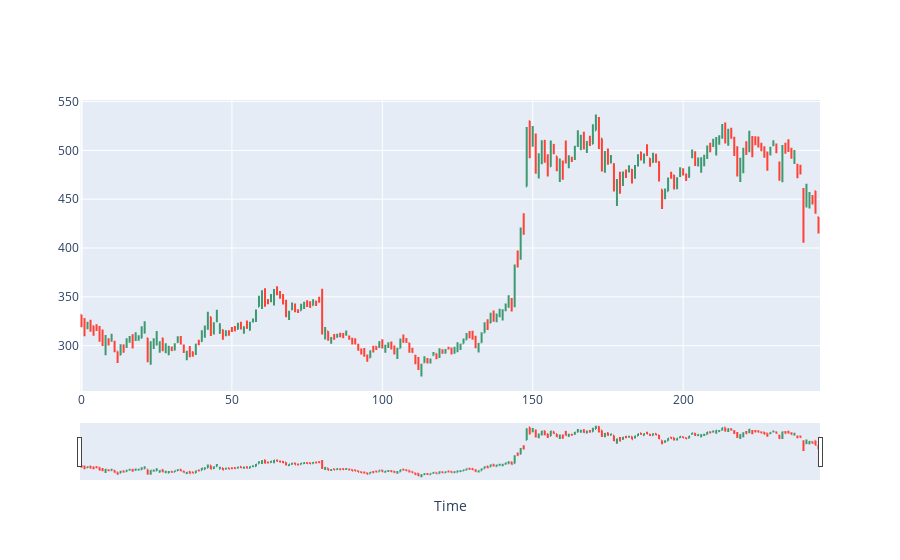

Here is the notebook cell this chart was saved with:
### Code cell
ohlc = go.Figure(data = [go.Ohlc(x = tatamotors_1year.index, 
                open = tatamotors_1year[('Open')],
                high = tatamotors_1year[('High')],
                low = tatamotors_1year[('Low')],
                close = tatamotors_1year[('Close')])])

ohlc.update_xaxes(title_text = 'Time', rangeslider_visible = True,
    rangebreaks = [dict(values = dt_breaks)])
ohlc.show()

### Figure 1 — Plotly figure (JSON) as saved in the notebook; plotly's stock layout.template omitted (floating-point values rounded to 4 significant figures; data arrays with more than 128 entries replaced by an {"elided": "..."} marker saying what was removed)
{"data": [{"close": {"elided": "246 float values"}, "high": {"elided": "246 float values"}, "low": {"elided": "246 float values"}, "open": {"elided": "246 float values"}, "type": "ohlc", "x": {"elided": "246 int values"}}], "layout": {"xaxis": {"rangebreaks": [{"values": []}], "rangeslider": {"visible": true}, "title": {"text": "Time"}}}}
